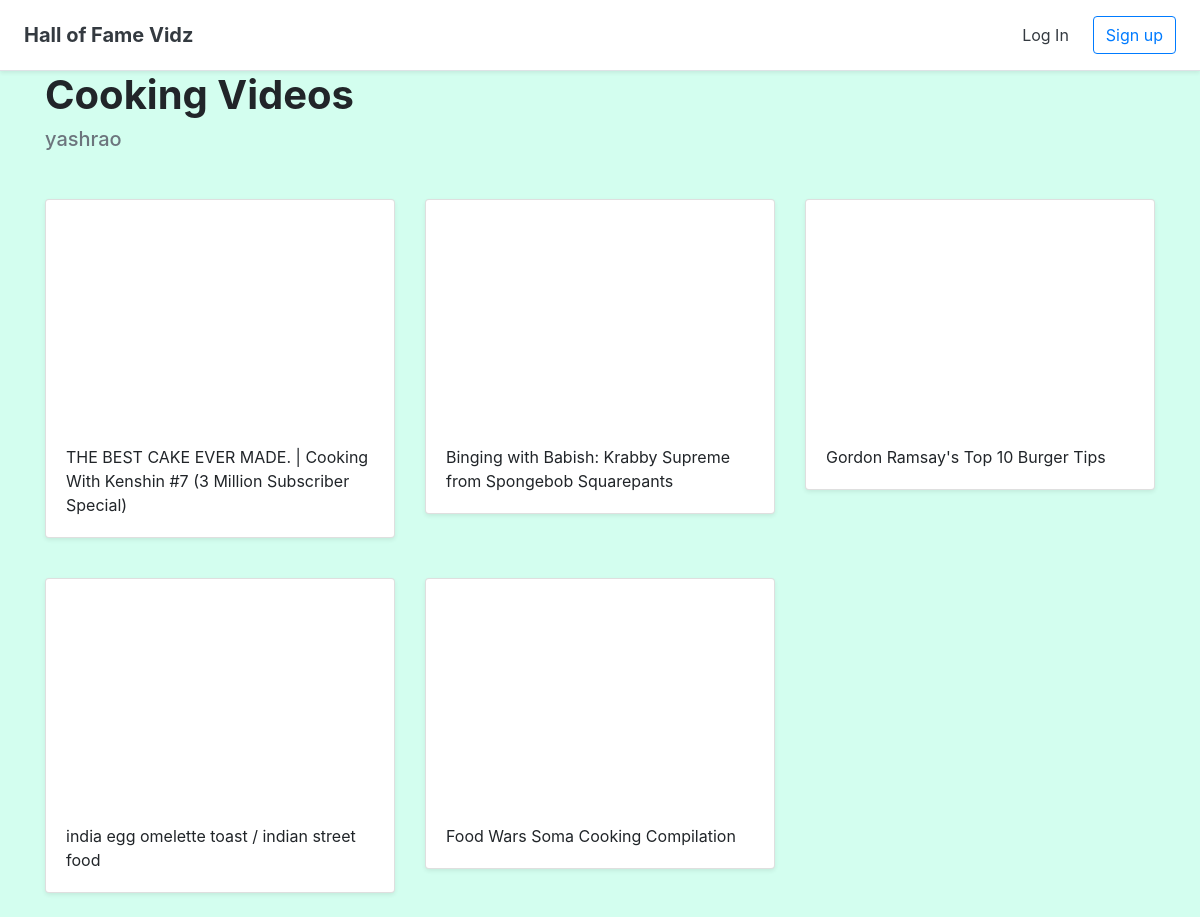
Page /halloffame/8 on the committed database.
### halls/models.py (models this page shows)
class Hall(models.Model):
    title = models.CharField(max_length=255)
    user = models.ForeignKey(User, on_delete=models.CASCADE)

class Video(models.Model):
    title = models.CharField(max_length=255)
    url = models.URLField()
    youtube_id = models.CharField(max_length=255)
    hall = models.ForeignKey(Hall, on_delete=models.CASCADE)

### halls/views.py (the view)
# urls.py: path('halloffame/<int:pk>', views.DetailHall.as_view(), name='detail_hall'),
class DetailHall(generic.DetailView):
    model = Hall
    template_name = 'halls/detail_hall.html'

### halls/templates/halls/detail_hall.html (shortened to what this page needs)
{% extends 'halls/base.html' %}
{% block content %}
<div class="container">
<h1><b>{{ hall.title }}</b></h1>
<h5 class="text-muted">{{ hall.user.username }}</h5><br />
    <div class="row">
      {% for video in hall.video_set.all %}
      <div class="col-md-4 mt-3">
        <div class="card mb-4 shadow-sm">
          <iframe width="100%" height="225" src="https://www.youtube.com/embed/{{ video.youtube_id }}" frameborder="0" allow="accelerometer; autoplay; encrypted-media; gyroscope; picture-in-picture" allowfullscreen></iframe>
          <div class="card-body">
            <p class="card-text">{{ video.title }}</p>
          </div>
        </div>
      </div>
      {% endfor %}
      </div>
</div>
{% endblock %}

### rows in the picture
Hall: title "Cooking Videos", user.username "yashrao"
Video: title "THE BEST CAKE EVER MADE. | Cooking With Kenshin #7 (3 Million Subscriber Special)"
Video: title "Binging with Babish: Krabby Supreme from Spongebob Squarepants"
Video: title "Gordon Ramsay's Top 10 Burger Tips"
Video: title "india egg omelette toast / indian street food"
Video: title "Food Wars Soma Cooking Compilation"
